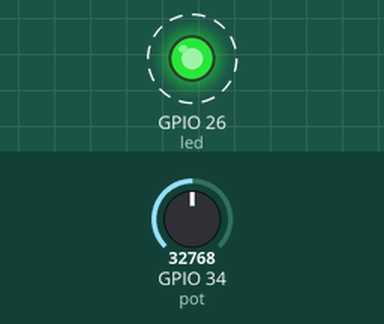
Bench run of a program on a simulated ESP32 board running MicroPython. Shown: output pins drawn as LEDs (lit = HIGH). Wiring (from the project's diagram.json): green LED on GPIO 26, potentiometer on GPIO 34. Dashed ring = blinking. Inputs (shaded band) come from the test bench; at power-on: GPIO 34 (pot) = 32768 (analog values on the 0–65535 scale). What the program prints to the serial console is not drawn.

Above: at 0.12 s.
Timing chart, 0 to 3.0 s (numbered marks = the images above):
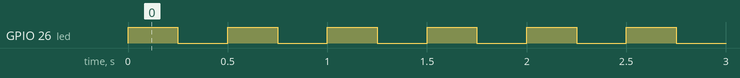

Measured:
- by itself, GPIO 26 (led): alternates HIGH for 0.25 s and LOW for 0.25 s

The program:

main.py
```python
# Lab 6 (Deep dive) - Cooperative multitasking with asyncio
# Three independent tasks share one CPU, like tasks in a real-time OS:
#   blink_task  - toggles the LED on GPIO 26 every 250 ms
#   sensor_task - reads the potentiometer (GPIO 34) and puts values in a FIFO
#   print_task  - waits until data arrives, then prints it
# Potentiometer wiper -> GPIO 34, LED -> GPIO 26 (same wiring as Lab 3).
import asyncio
from machine import Pin, ADC

led = Pin(26, Pin.OUT)
pot = ADC(Pin(34))
pot.atten(ADC.ATTN_11DB)

fifo = []                      # a simple queue between producer and consumer
data_ready = asyncio.Event()   # lets print_task sleep until there is data

async def blink_task():
    while True:
        led.value(not led.value())
        await asyncio.sleep_ms(250)    # give the CPU to the other tasks

async def sensor_task():               # producer
    while True:
        if len(fifo) < 10:             # drop the sample if the queue is full
            fifo.append(pot.read_u16() >> 4)
            data_ready.set()
        await asyncio.sleep_ms(500)

async def print_task():                # consumer
    while True:
        await data_ready.wait()        # block until the producer signals
        data_ready.clear()
        while fifo:
            print("pot =", fifo.pop(0))

async def main():
    asyncio.create_task(blink_task())
    asyncio.create_task(sensor_task())
    asyncio.create_task(print_task())
    while True:                        # main() is just another task
        await asyncio.sleep(1)

asyncio.run(main())
```
